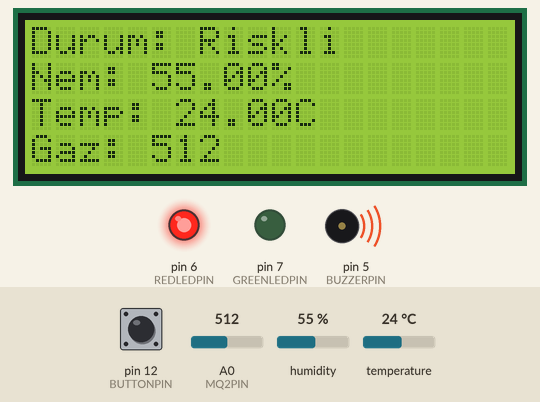
This sketch was run on a simulated Arduino Uno, built with avr-gcc and run on an emulated ATmega328P. Shown: 20×4 character LCD, output pins drawn as LEDs (lit = HIGH), buzzer (waves = sounding). The inputs (shaded band) are chosen by the test bench; at power-on: A0 (MQ2PIN) = 512, humidity 55 %, pin 12 (BUTTONPIN) HIGH, temperature 24 °C.

Above: at 1.2 s.
1.3 s: A0 (MQ2PIN) set to 181
At 2.4 s:
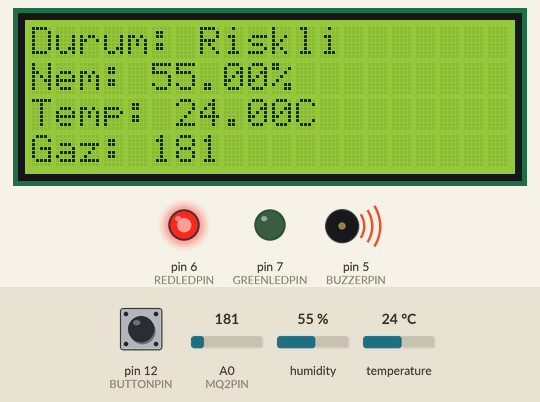
3.2 s: A0 (MQ2PIN) set to 155
At 4.6 s:
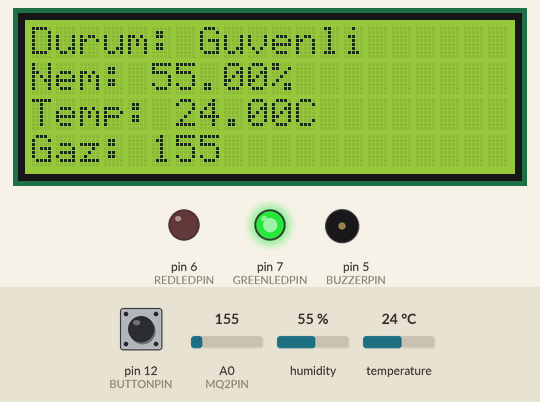
4.9 s: humidity set to 69 %
At 7.6 s:
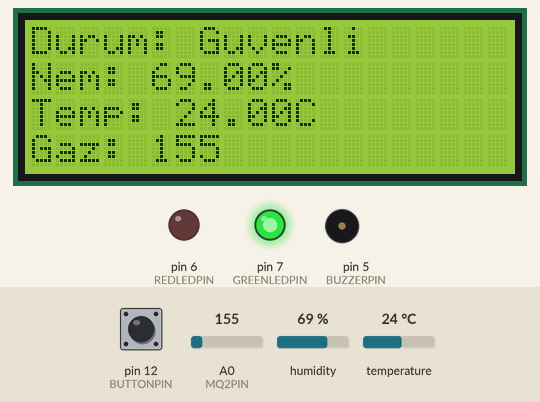
8.2 s: humidity set to 72 %
At 9.9 s:
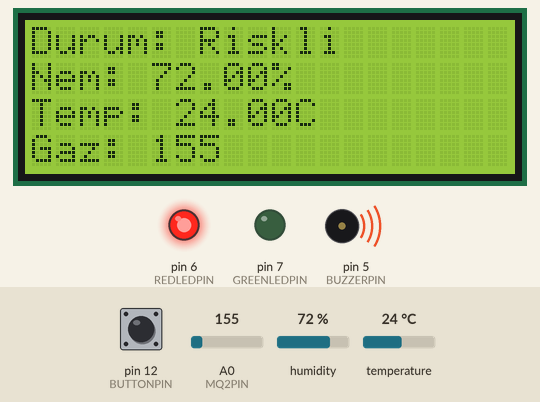
10.5 s: pin 12 (BUTTONPIN) pulled LOW for 0.7 s
At 11.0 s:
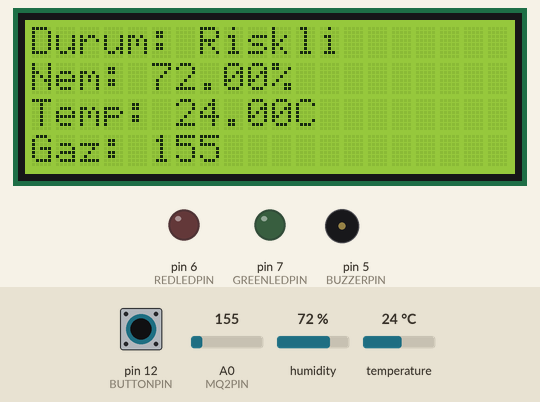
12.7 s: pin 12 (BUTTONPIN) pulled LOW for 1 s
At 13.4 s:
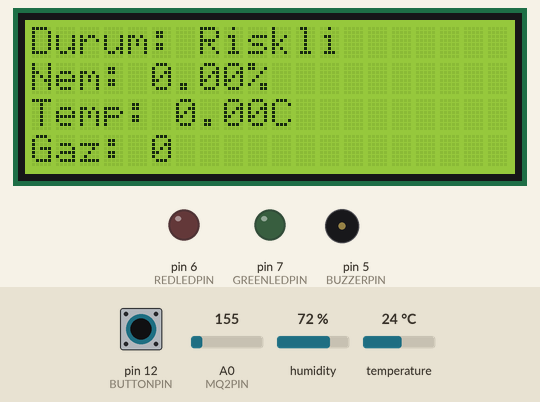
Timing chart, 0 to 15.7 s (numbered marks = the images above; inputs shaded):
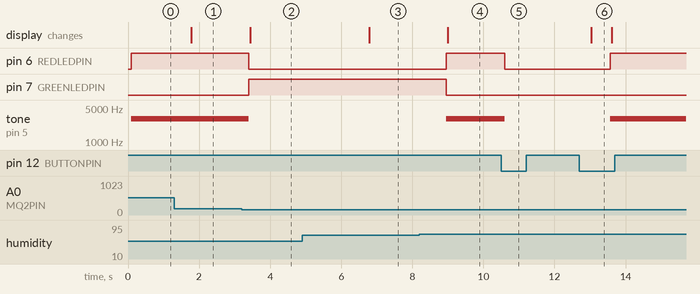

The sketch:

SiloKontrol.ino
```cpp
#include <Wire.h>
#include <LiquidCrystal_I2C.h>
#include <DHT.h>

// DHT11/DHT22 Sensörü
#define DHTPIN 4
#define DHTTYPE DHT11
DHT dht(DHTPIN, DHTTYPE);

// MQ-2 Gaz Sensörü
#define MQ2PIN A0

// Piezo Buzzer
#define BUZZERPIN 5

// LED'ler
#define REDLEDPIN 6
#define GREENLEDPIN 7

// Buton
#define BUTTONPIN 12

// I2C LCD adresini ve boyutunu ayarla
LiquidCrystal_I2C lcd(0x27, 20, 4);

bool riskliDurum = false;
bool sistemAktif = true;
bool oncekiButonDurumu = HIGH;

void setup() {
  pinMode(REDLEDPIN, OUTPUT);
  pinMode(GREENLEDPIN, OUTPUT);
  pinMode(BUZZERPIN, OUTPUT);
  pinMode(BUTTONPIN, INPUT_PULLUP);

  lcd.init();                      // LCD'yi başlat
  lcd.backlight();                 // Arka ışığı aç
  dht.begin();
}

void loop() {
  float nem = 0;        // Değişkenleri loop'un başında tanımla
  float sicaklik = 0;
  int gazSeviyesi = 0;

  if (sistemAktif) {
    nem = dht.readHumidity();
    sicaklik = dht.readTemperature();
    gazSeviyesi = analogRead(MQ2PIN);

    // Risk değerlendirmesi
    riskliDurum = (nem > 70 || sicaklik > 25 || gazSeviyesi > 170);

    if (riskliDurum) {
      digitalWrite(REDLEDPIN, HIGH);
      digitalWrite(GREENLEDPIN, LOW);
      tone(BUZZERPIN, 3000);  // Buzzer'ı çalıştır
    } else {
      digitalWrite(REDLEDPIN, LOW);
      digitalWrite(GREENLEDPIN, HIGH);
      noTone(BUZZERPIN);  // Buzzer'ı durdur
    }
  }

  // Buton kontrolü
  bool guncelButonDurumu = digitalRead(BUTTONPIN);
  if (guncelButonDurumu == LOW && oncekiButonDurumu == HIGH) {
    sistemAktif = !sistemAktif;
    if (!sistemAktif) {
      noTone(BUZZERPIN);
      digitalWrite(REDLEDPIN, LOW);
      digitalWrite(GREENLEDPIN, LOW);
    }
    delay(200); // Buton gürültüsünü engellemek için bekle
  }
  oncekiButonDurumu = guncelButonDurumu;

  // LCD ekranda verileri göster
  if (sistemAktif) {
    lcd.clear();
    lcd.setCursor(0, 0);
    lcd.print(riskliDurum ? "Durum: Riskli" : "Durum: Guvenli");

    lcd.setCursor(0, 1);
    lcd.print("Nem: ");
    lcd.print(nem);
    lcd.print("%");

    lcd.setCursor(0, 2);
    lcd.print("Temp: ");
    lcd.print(sicaklik);
    lcd.print("C");

    lcd.setCursor(0, 3);
    lcd.print("Gaz: ");
    lcd.print(gazSeviyesi);
  }

  delay(500); // 0,5 saniye bekle
}
```

Measured:
- the behaviour switches between 171 and 170 on A0 (MQ2PIN) (found by bisection; images 1 and 2)
- the behaviour switches between 70 and 71 % on humidity (found by bisection; images 3 and 4)
- after the input at 1.3 s, the display: changes after 0.48 s (image 1)
- after the input at 3.2 s, pin 6 (REDLEDPIN): HIGH → LOW after 0.20 s; pin 7 (GREENLEDPIN): LOW → HIGH after 0.20 s; tone on pin 5 (BUZZERPIN): 3000 Hz → silent after 0.20 s; the display: changes after 0.25 s (image 2)
- after the input at 4.9 s, the display: changes after 1.9 s (image 3)
- after the input at 8.2 s, pin 6 (REDLEDPIN): LOW → HIGH after 0.75 s; pin 7 (GREENLEDPIN): HIGH → LOW after 0.75 s; tone on pin 5 (BUZZERPIN): silent → 3000 Hz after 0.75 s; the display: changes after 0.80 s (image 4)
- after the input at 10.5 s, pin 6 (REDLEDPIN): HIGH → LOW after 0.10 s; tone on pin 5 (BUZZERPIN): 3000 Hz → silent after 0.10 s
- after the input at 12.7 s, pin 6 (REDLEDPIN): LOW → HIGH after 0.86 s; tone on pin 5 (BUZZERPIN): silent → 3000 Hz after 0.86 s; the display: changes after 0.34 s (image 6)
